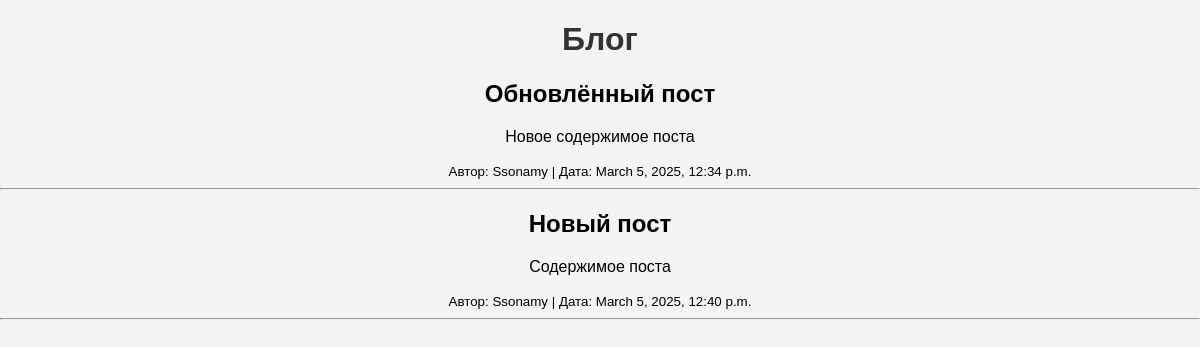
Screenshot of /blog/ with the database file from the repository.
### blog/models.py (models this page shows, shortened)
class Post(models.Model):
    title = models.CharField(max_length=200)
    content = models.TextField()
    created_at = models.DateTimeField(auto_now_add=True)
    updated_at = models.DateTimeField(auto_now=True)
    author = models.ForeignKey(User, on_delete=models.CASCADE)
    category = models.ForeignKey(Category, on_delete=models.SET_NULL, null=True, blank=True)

### blog/views.py (the view)
# urls.py: path('', index, name='index'),
def index(request):
    posts = Post.objects.all()  # Получаем все посты
    return render(request, 'blog/index.html', {'posts': posts})

### blog/templates/blog/index.html (shortened to what this page needs)
<!DOCTYPE html>
<html lang="ru">
<head>
    {% load static %}
    <link rel="stylesheet" type="text/css" href="{% static 'home/styles.css' %}">
</head>
<body>
    <h1>Блог</h1>
    {% for post in posts %}
        <div>
            <h2>{{ post.title }}</h2>
            <p>{{ post.content }}</p>
            <small>Автор: {{ post.author.username }} | Дата: {{ post.created_at }}</small>
        </div>
        <hr>
    {% empty %}
        <p>Пока нет постов.</p>
    {% endfor %}
</body>
</html>

### home/static/home/styles.css (style rules this page uses)
body { font-family: Arial, sans-serif; margin: 0; padding: 0; background-color: #f4f4f4; text-align: center; }
h1 { color: #333; }

### rows the page displays
Post: title "Обновлённый пост", content "Новое содержимое поста", author.username "Ssonamy", created_at "March 5, 2025, 12:34 p.m."
Post: title "Новый пост", content "Содержимое поста", author.username "Ssonamy", created_at "March 5, 2025, 12:40 p.m."
